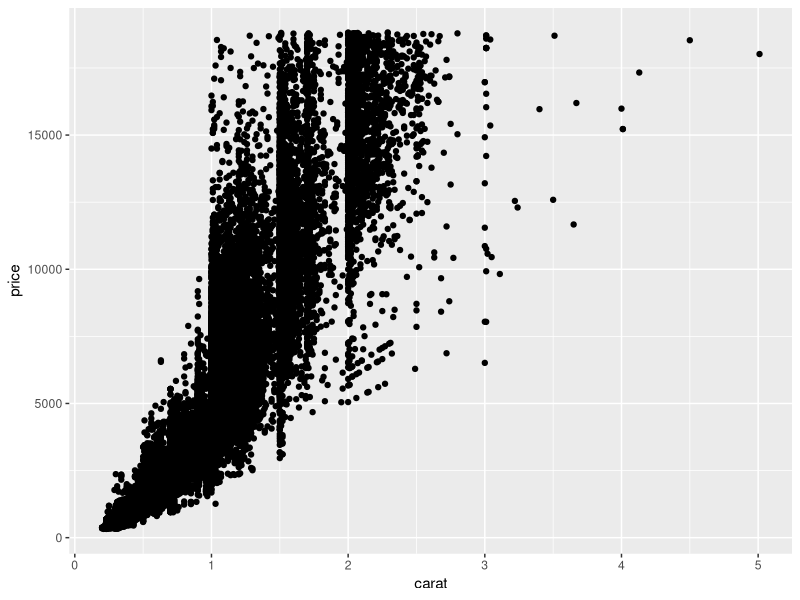
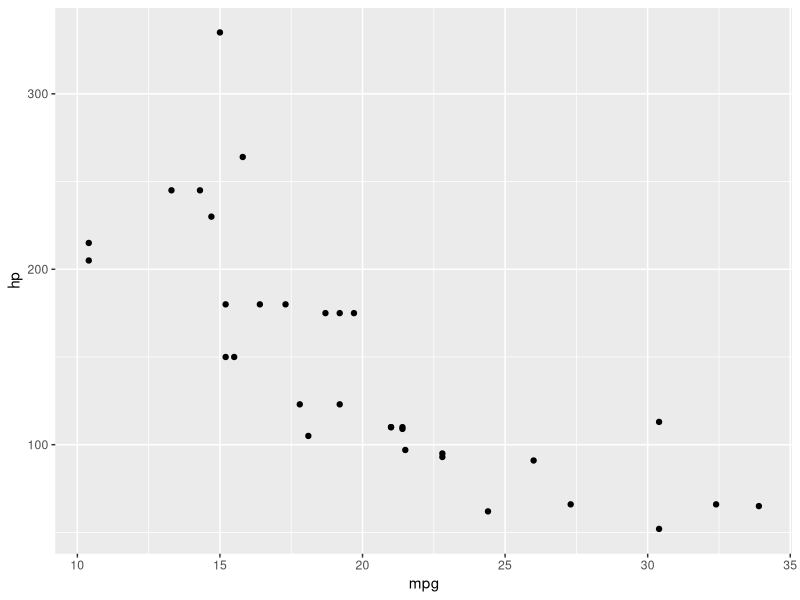

The R script that drew these images, in order:
# load ggplot library
# update this file, just another comment

library(ggplot2)

ggplot(diamonds, aes(carat, price)) +
  geom_point()

ggplot(mtcars, aes(mpg, hp)) +
  geom_point()